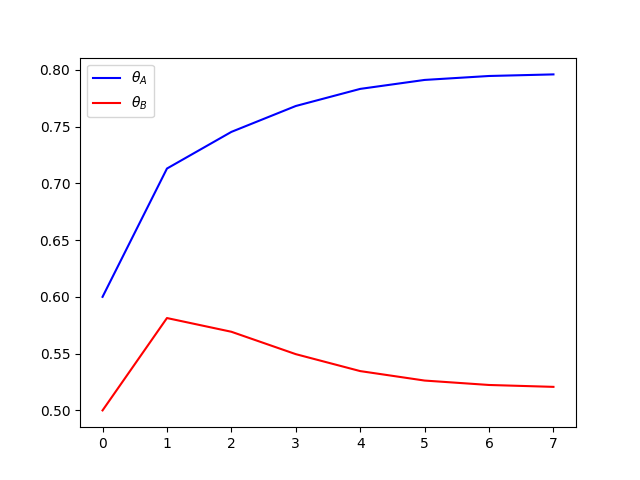

This chart was generated by the following Python code:
import numpy as np
import math
import matplotlib.pyplot as plt

# From: http://stats.stackexchange.com/questions/72774/numerical-example-to-understand-expectation-maximization

## E-M Coin Toss Example as given in the EM tutorial paper by Do and Batzoglou* ##
def get_binomial_log_likelihood(obs,probs):
    """ Return the (log)likelihood of obs, given the probs"""
    # Binomial Distribution Log PDF
    # ln (pdf)      = Binomial Coeff * product of probabilities
    # ln[f(x|n, p)] =   comb(N,k)    * num_heads*ln(pH) + (N-num_heads) * ln(1-pH)

    N = sum(obs);#number of trials  
    k = obs[0] # number of heads
    binomial_coeff = math.factorial(N) / (math.factorial(N-k) * math.factorial(k))
    prod_probs = obs[0]*math.log(probs[0]) + obs[1]*math.log(1-probs[0])
    log_lik = binomial_coeff + prod_probs

    return log_lik

# 1st:  Coin B, {HTTTHHTHTH}, 5H,5T
# 2nd:  Coin A, {HHHHTHHHHH}, 9H,1T
# 3rd:  Coin A, {HTHHHHHTHH}, 8H,2T
# 4th:  Coin B, {HTHTTTHHTT}, 4H,6T
# 5th:  Coin A, {THHHTHHHTH}, 7H,3T
# so, from MLE: pA(heads) = 0.80 and pB(heads)=0.45

# represent the experiments
head_counts = np.array([5,9,8,4,7])
tail_counts = 10-head_counts
experiments = list(zip(head_counts,tail_counts))

# initialise the pA(heads) and pB(heads)
pA_heads = np.zeros(100); pA_heads[0] = 0.60
pB_heads = np.zeros(100); pB_heads[0] = 0.50



# E-M begins!
delta = 0.001  
j = 0 # iteration counter
improvement = float('inf')
while (improvement>delta):
    expectation_A = np.zeros((len(experiments),2), dtype=float) 
    expectation_B = np.zeros((len(experiments),2), dtype=float)

    wA = []
    wB = []

    for i in range(0,len(experiments)):
        e = experiments[i] # i'th experiment
          # loglikelihood of e given coin A:
        ll_A = get_binomial_log_likelihood(e,np.array([pA_heads[j],1-pA_heads[j]])) 
          # loglikelihood of e given coin B
        ll_B = get_binomial_log_likelihood(e,np.array([pB_heads[j],1-pB_heads[j]])) 

          # corresponding weight of A proportional to likelihood of A 
        weightA = math.exp(ll_A) / ( math.exp(ll_A) + math.exp(ll_B) ) 

          # corresponding weight of B proportional to likelihood of B
        weightB = math.exp(ll_B) / ( math.exp(ll_A) + math.exp(ll_B) ) 

        expectation_A[i] = np.dot(weightA, e) 
        expectation_B[i] = np.dot(weightB, e)

        wA.append(weightA)
        wB.append(weightB)

    pA_heads[j+1] = sum(expectation_A)[0] / sum(sum(expectation_A)); 
    pB_heads[j+1] = sum(expectation_B)[0] / sum(sum(expectation_B)); 

    improvement = ( max( abs(np.array([pA_heads[j+1],pB_heads[j+1]]) - 
                    np.array([pA_heads[j],pB_heads[j]]) )) )
    j = j+1

plt.figure();
plt.plot(range(0,j),pA_heads[0:j], 'b-')
plt.plot(range(0,j),pB_heads[0:j], 'r-')
plt.legend([r'$\theta_A$', r'$\theta_B$'])
plt.savefig('EM.png')

plt.figure();
plt.plot(range(len(wA)), wA, 'b-')
plt.plot(range(len(wB)), wB, 'r-')
plt.legend([r'$p_A$', r'$p_B$'])
plt.xlabel('experiment')
plt.ylabel('probability')
plt.savefig('pAB.png')